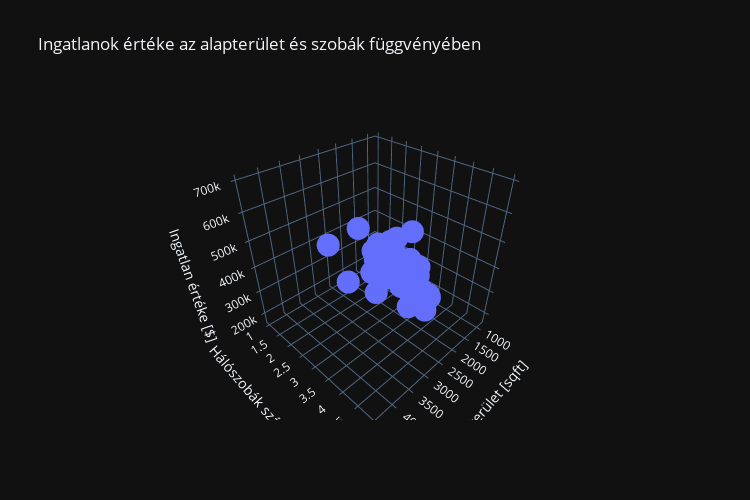

Write notebook code for a chart like this one.
### Code cell
# Interaktív vizualizáció Plotlyval
# Note: 3D tengelyek nem támogatják a tengelyfeliratok LaTeX-el való renderelését
fig = go.Figure()
fig.add_trace(go.Scatter3d(x=df["Area"], y=df["Rooms"], z=df["Value"], mode= "markers"))
fig.update_layout(
    title = "Ingatlanok értéke az alapterület és szobák függvényében",
    scene = dict(
        xaxis_title = "Alapterület [sqft]",
        yaxis_title = "Hálószobák száma [db]",
        zaxis_title = "Ingatlan értéke [$]"),
    template=styleTemplate,
    width=750,
    height=500,
)

fig.show()

### Figure 1 — Plotly figure (JSON) as saved in the notebook; plotly's stock layout.template omitted (floating-point values rounded to 4 significant figures)
{"data": [{"mode": "markers", "type": "scatter3d", "x": [2104, 1600, 2400, 1416, 3000, 1985, 1534, 1427, 1380, 1494, 1940, 2000, 1890, 4478, 1268, 2300, 1320, 1236, 2609, 3031, 1767, 1888, 1604, 1962, 3890, 1100, 1458, 2526, 2200, 2637, 1839, 1000, 2040, 3137, 1811, 1437, 1239, 2132, 4215, 2162, 1664, 2238, 2567, 1200, 852, 1852, 1203], "y": [3, 3, 3, 2, 4, 4, 3, 3, 3, 3, 4, 3, 3, 5, 3, 4, 2, 3, 4, 4, 3, 2, 3, 4, 3, 3, 3, 3, 3, 3, 2, 1, 4, 3, 4, 3, 3, 4, 4, 4, 2, 3, 4, 3, 2, 4, 3], "z": [399900, 329900, 369000, 232000, 539900, 299900, 314900, 198999, 212000, 242500, 239999, 347000, 329999, 699900, 259900, 449900, 299900, 199900, 499998, 599000, 252900, 255000, 242900, 259900, 573900, 249900, 464500, 469000, 475000, 299900, 349900, 169900, 314900, 579900, 285900, 249900, 229900, 345000, 549000, 287000, 368500, 329900, 314000, 299000, 179900, 299900, 239500]}], "layout": {"height": 500, "scene": {"xaxis": {"title": {"text": "Alapterület [sqft]"}}, "yaxis": {"title": {"text": "Hálószobák száma [db]"}}, "zaxis": {"title": {"text": "Ingatlan értéke [$]"}}}, "title": {"text": "Ingatlanok értéke az alapterület és szobák függvényében"}, "width": 750}}
